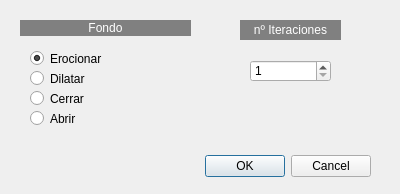
<?xml version="1.0" encoding="UTF-8"?>
<ui version="4.0">
 <class>Morfologia</class>
 <widget class="QDialog" name="Morfologia">
  <property name="geometry">
   <rect>
    <x>0</x>
    <y>0</y>
    <width>400</width>
    <height>194</height>
   </rect>
  </property>
  <property name="windowTitle">
   <string>Dialog</string>
  </property>
  <widget class="QDialogButtonBox" name="buttonBox">
   <property name="geometry">
    <rect>
     <x>200</x>
     <y>150</y>
     <width>171</width>
     <height>32</height>
    </rect>
   </property>
   <property name="orientation">
    <enum>Qt::Horizontal</enum>
   </property>
   <property name="standardButtons">
    <set>QDialogButtonBox::Cancel|QDialogButtonBox::Ok</set>
   </property>
  </widget>
  <widget class="QRadioButton" name="radioButton_4">
   <property name="geometry">
    <rect>
     <x>30</x>
     <y>110</y>
     <width>82</width>
     <height>17</height>
    </rect>
   </property>
   <property name="text">
    <string>Abrir</string>
   </property>
  </widget>
  <widget class="QRadioButton" name="radioButton_2">
   <property name="geometry">
    <rect>
     <x>30</x>
     <y>70</y>
     <width>82</width>
     <height>17</height>
    </rect>
   </property>
   <property name="text">
    <string>Dilatar</string>
   </property>
  </widget>
  <widget class="QLabel" name="label_3">
   <property name="geometry">
    <rect>
     <x>20</x>
     <y>20</y>
     <width>171</width>
     <height>16</height>
    </rect>
   </property>
   <property name="styleSheet">
    <string notr="true">background-color: rgb(128, 128, 128);
color: rgb(255, 255, 255);</string>
   </property>
   <property name="text">
    <string>Fondo</string>
   </property>
   <property name="alignment">
    <set>Qt::AlignCenter</set>
   </property>
  </widget>
  <widget class="QRadioButton" name="radioButton">
   <property name="geometry">
    <rect>
     <x>30</x>
     <y>50</y>
     <width>82</width>
     <height>17</height>
    </rect>
   </property>
   <property name="text">
    <string>Erocionar</string>
   </property>
   <property name="checked">
    <bool>true</bool>
   </property>
  </widget>
  <widget class="QRadioButton" name="radioButton_3">
   <property name="geometry">
    <rect>
     <x>30</x>
     <y>90</y>
     <width>82</width>
     <height>17</height>
    </rect>
   </property>
   <property name="text">
    <string>Cerrar</string>
   </property>
  </widget>
  <widget class="QSpinBox" name="spinBox">
   <property name="geometry">
    <rect>
     <x>250</x>
     <y>60</y>
     <width>81</width>
     <height>22</height>
    </rect>
   </property>
   <property name="minimum">
    <number>1</number>
   </property>
   <property name="maximum">
    <number>10</number>
   </property>
  </widget>
  <widget class="QLabel" name="label">
   <property name="geometry">
    <rect>
     <x>240</x>
     <y>20</y>
     <width>101</width>
     <height>20</height>
    </rect>
   </property>
   <property name="styleSheet">
    <string notr="true">background-color: rgb(128, 128, 128);
color: rgb(255, 255, 255);</string>
   </property>
   <property name="text">
    <string>nº Iteraciones</string>
   </property>
   <property name="alignment">
    <set>Qt::AlignCenter</set>
   </property>
  </widget>
 </widget>
 <resources/>
 <connections>
  <connection>
   <sender>buttonBox</sender>
   <signal>accepted()</signal>
   <receiver>Morfologia</receiver>
   <slot>accept()</slot>
   <hints>
    <hint type="sourcelabel">
     <x>248</x>
     <y>254</y>
    </hint>
    <hint type="destinationlabel">
     <x>157</x>
     <y>274</y>
    </hint>
   </hints>
  </connection>
  <connection>
   <sender>buttonBox</sender>
   <signal>rejected()</signal>
   <receiver>Morfologia</receiver>
   <slot>reject()</slot>
   <hints>
    <hint type="sourcelabel">
     <x>316</x>
     <y>260</y>
    </hint>
    <hint type="destinationlabel">
     <x>286</x>
     <y>274</y>
    </hint>
   </hints>
  </connection>
 </connections>
</ui>
